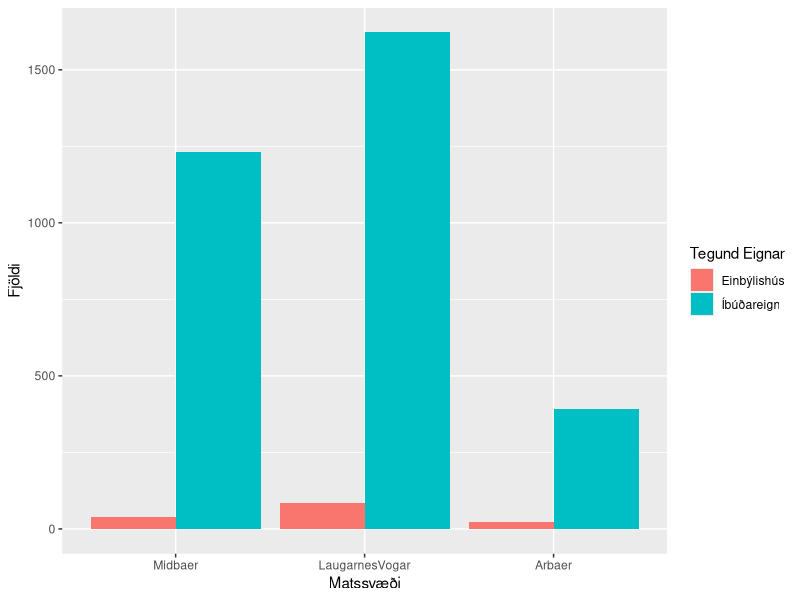
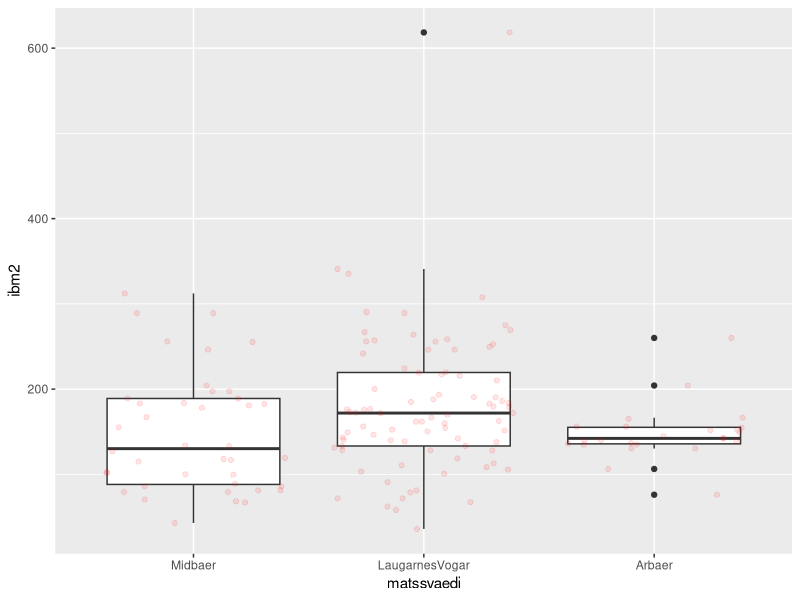

These charts were generated, in order, by the following R code: (Note: this script raises an error after producing the figures.)
## ---- chunk 1
knitr::opts_chunk$set(echo = TRUE)
library(dplyr)
library(ggplot2)
## ---- chunk 2
thv <- read.table("./data/husnaedi.txt", header = TRUE, sep = ";")
## ---- chunk 3
hverfi <- c(20, 100, 200)
thv <- filter(thv, thv$matssvaedi%in%hverfi)
## ---- chunk 4
str(thv)
##Eins og sjá má eru matssvæðin ranglega skilgreind sem tölugildi. Svo við breytum þeim í faktor og köllum matssvæðin nýjum nöfnum.
thv$matssvaedi <- as.factor(thv$matssvaedi)
levels(thv$matssvaedi) <- c("Midbaer", "LaugarnesVogar", "Arbaer")
str(thv)
## ---- chunk 5
plott1 <- 
  ggplot(aes(matssvaedi), data = thv) +
  geom_bar(position = "dodge", aes(fill = thv$teg_eign)) +

##X og Y labels
  xlab("Matssvæði") + ylab("Fjöldi") +

##Legend
  scale_fill_discrete(name = "Tegund Eignar")

plott1
## ---- chunk 6
einbylishus <- dplyr::filter(thv, teg_eign == "Einbýlishús")
plott2 <- 
  ggplot(aes(matssvaedi, ibm2), data = einbylishus) + geom_boxplot() + geom_jitter(alpha = 0.1, color = "red")

plott2
## ---- chunk 7
#einebyli<-filter(thv, teg_eign == "Einbýlishús")
einbigyliEftirStaerd <- table(einbyli$matssvaedi,einbyli$ibm2)
barplot(einbyliEftirStaerd, beside=T, col=c(2,4,6), legend.text = T, main = "Stærð eigna(m2) eftir hverfum")
## ---- chunk 8
ibudir <- filter(thv, teg_eign == "Íbúðareign")
ggplot(aes(nuvirdi,ibm2), 
        data = ibudir)+
  ## How to plot
        geom_point(alpha=0.1)+
        geom_smooth()+ 
  ## X and Y labels
        xlab("Núvirði í þúsund krónum") + ylab("Stærð í fermetrum")
